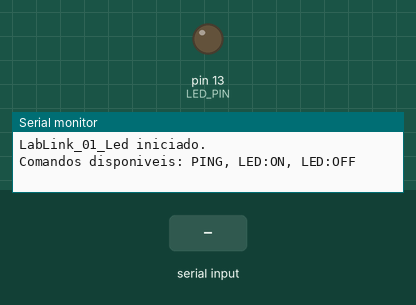
Simulated run of this sketch. Board: Arduino Uno, built with avr-gcc and run on an emulated ATmega328P. Shown: output pins drawn as LEDs (lit = HIGH), the last lines printed to the serial monitor. The test bench sets the inputs (shaded band).

Above: at 1.2 s.
1.3 s: "LED:ON\n" received over the second serial link
At 1.7 s:
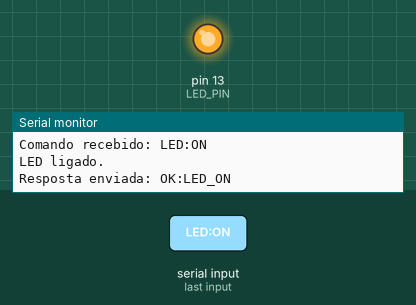
4.3 s: "LED:OFF\n" received over the second serial link
At 5.2 s:
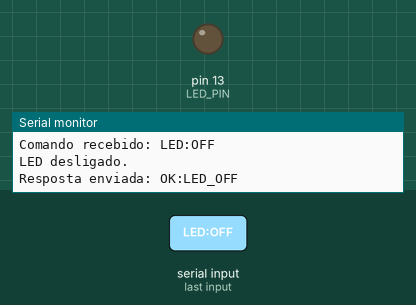
Timing chart, 0 to 7.3 s (numbered marks = the images above; inputs shaded):
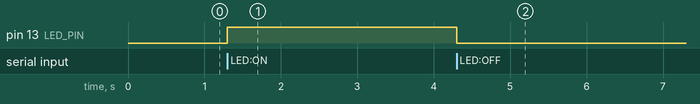

Measured:
- after the input at 1.3 s, pin 13 (LED_PIN): LOW → HIGH at once
- after the input at 4.3 s, pin 13 (LED_PIN): HIGH → LOW at once

The sketch:

LabLink_01_Led.ino
```cpp
/*
  LabLink_01_Led

  Firmware de teste para validar comunicação Bluetooth entre o app LabLink
  e um Arduino usando HC-05/HC-06.

  Comandos aceitos:
    PING
    LED:ON
    LED:OFF

  Respostas enviadas:
    OK:PONG
    OK:LED_ON
    OK:LED_OFF

  Ligações sugeridas:
    HC-06 VCC -> 5V do Arduino
    HC-06 GND -> GND do Arduino
    HC-06 TX  -> Arduino D2
    HC-06 RX  <- Arduino D3 com divisor resistivo

  LED controlado:
    LED interno do Arduino no pino 13.
*/

#include <SoftwareSerial.h>

const byte LABLINK_BT_RX_PIN = 2; // Arduino recebe dados do TX do HC-06
const byte LABLINK_BT_TX_PIN = 3; // Arduino envia dados para o RX do HC-06
const long LABLINK_BT_BAUD = 9600;

const byte LED_PIN = 13;

SoftwareSerial labLinkBluetooth(LABLINK_BT_RX_PIN, LABLINK_BT_TX_PIN);

String labLinkCommand = "";

void setup() {
  pinMode(LED_PIN, OUTPUT);
  digitalWrite(LED_PIN, LOW);

  Serial.begin(9600);
  labLinkBluetooth.begin(LABLINK_BT_BAUD);

  Serial.println("LabLink_01_Led iniciado.");
  Serial.println("Comandos disponiveis: PING, LED:ON, LED:OFF");

  labLinkBluetooth.println("READY:LABLINK_LED");
}

void loop() {
  readLabLinkBluetooth();
}

void readLabLinkBluetooth() {
  while (labLinkBluetooth.available() > 0) {
    char receivedChar = labLinkBluetooth.read();

    if (receivedChar == '\n') {
      labLinkCommand.trim();

      if (labLinkCommand.length() > 0) {
        handleLabLinkCommand(labLinkCommand);
      }

      labLinkCommand = "";
    } else {
      labLinkCommand += receivedChar;
    }
  }
}

void handleLabLinkCommand(String command) {
  Serial.print("Comando recebido: ");
  Serial.println(command);

  if (command == "PING") {
    labLinkBluetooth.println("OK:PONG");
    Serial.println("Resposta enviada: OK:PONG");
  }
  else if (command == "LED:ON") {
    digitalWrite(LED_PIN, HIGH);

    labLinkBluetooth.println("OK:LED_ON");
    Serial.println("LED ligado.");
    Serial.println("Resposta enviada: OK:LED_ON");
  }
  else if (command == "LED:OFF") {
    digitalWrite(LED_PIN, LOW);

    labLinkBluetooth.println("OK:LED_OFF");
    Serial.println("LED desligado.");
    Serial.println("Resposta enviada: OK:LED_OFF");
  }
  else {
    labLinkBluetooth.print("ERR:UNKNOWN_COMMAND:");
    labLinkBluetooth.println(command);

    Serial.print("Comando desconhecido: ");
    Serial.println(command);
  }
}
```
